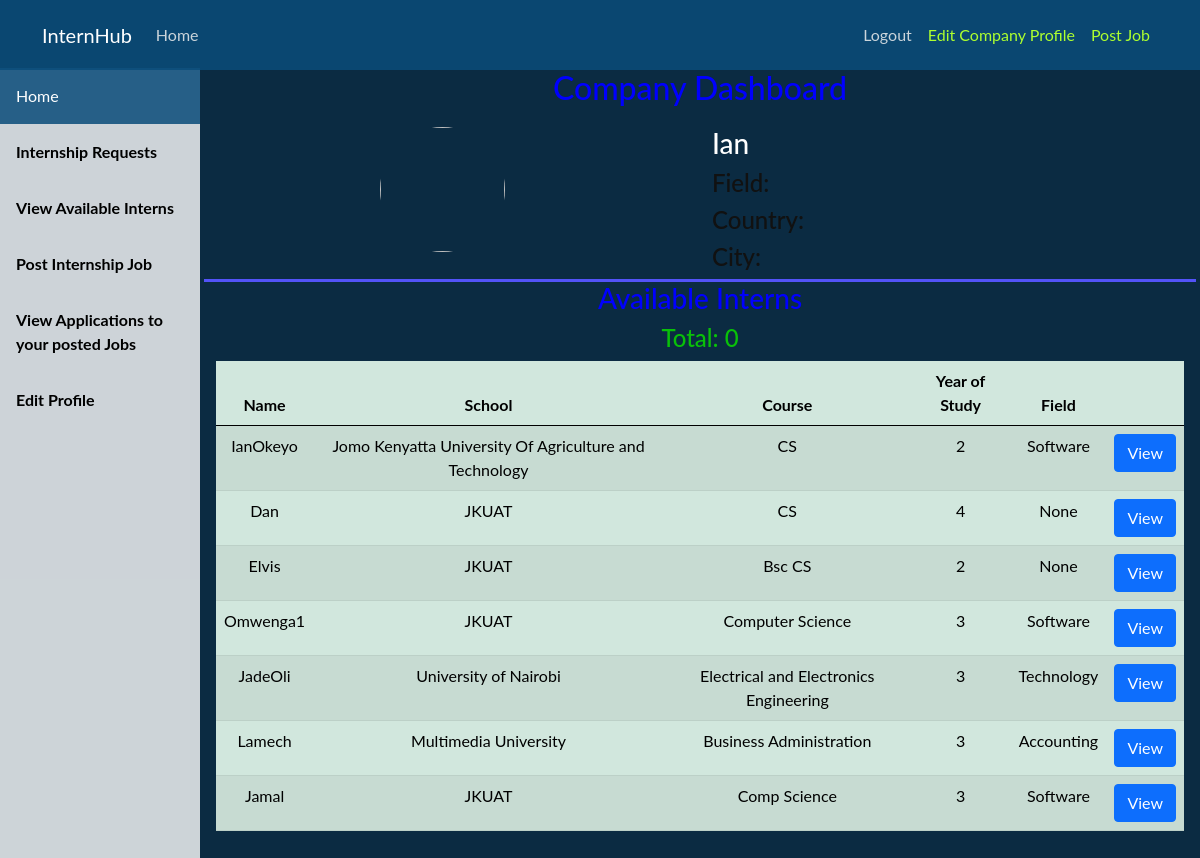
Page /company/dashboard/ (signed in) on the committed database.
### student/models.py (models this page shows, shortened)
class Student(models.Model):
    user = models.OneToOneField(User, on_delete=models.CASCADE)#student.user.username
    middleName = models.CharField(max_length=200, null=True)#student.middlename
    phoneNo = models.CharField(max_length=14, null=True)
    school = models.CharField(max_length=255, null=False)
    course = models.CharField(max_length=255, null=False)
    yearOfStudy = models.CharField(max_length=10, null=False)
    headline = models.CharField(max_length=50, null=True)
    field = models.CharField(max_length=50, null=True)
    profilePic = models.ImageField(default='default.jpg', upload_to='profile_pics')

### company/views.py (the view)
# urls.py: path('dashboard/', views.company_dashboard, name='company-dashboard'),
@login_required
def company_dashboard(request):
    interns = Student.objects.all()
    return render(request, 'company/company_dashboard.html', {'interns': interns})

### company/templates/company/company_dashboard.html (shortened to what this page needs)
{% extends 'company/dashboard_base.html' %}
{% block body %}
    <h2 style="color: blue;">Company Dashboard</h2>
   <div class="row" style="border-bottom: solid rgb(83, 83, 248); margin-top: 20px;">
       <div class="col">
            <img class="rounded-circle account-img dp" src="{{ user.company.profilePic.url }}" >
       </div>
       <div class="col" style="color: white; text-align: justify;">
            <h3 style="color: white;">{{ user.username }}</h3>
            <h4 style="color: #111111;">Field: {{ user.company.field }}</h4>
            <h4 style="color: #111111;">Country: {{ user.company.country }}</h4>
            <h4 style="color: #111111;">City: {{ user.company.city }}</h4>
       </div>
   </div>
   <h3 style="color: blue;" style="text-align: center;">Available Interns</h3>
   <div style="overflow-x:auto; overflow-y: auto;">
        <h4 style="color: rgb(9, 192, 9);">Total: {{Attendees|length}}</h4>
        <table class="table table-success table-striped table-hover">
                <thead>
                    <tr>
                        <th scope="col">Name</th>
                        <th scope="col">School</th>
                        <th scope="col">Course</th>
                        <th scope="col">Year of Study</th>
                        <th scope="col">Field</th>
                        <th scope="col"></th>
                    <tbody>
                        {% for intern in interns %}
                            <tr>
                                <td>{{ intern.user.username }}</td>
                                <td>{{ intern.school }}</td>
                                <td>{{ intern.course }}</td>
                                <td>{{ intern.yearOfStudy }}</td>
                                <td>{{ intern.field }}</td>
                                <td><a class="btn btn-primary" role="button" href="#">View</a></td>
                            </tr>
                        {% endfor %}
                    </tbody>
                </thead>
        </table>
</div>
{% endblock %}

### Intern/static/Intern/main.css (style rules this page uses)
body { background: #fafafa; color: #333333; margin-top: 5rem; }
h1, h2, h3, h4, h5, h6 { color: #444444; }
.account-img { height: 125px; width: 125px; margin-right: 20px; margin-bottom: 16px; }

### company/templates/company/dashboard_base.html (style rules this page uses)
body { margin: 0; font-family: "Lato", sans-serif; }

### rows in the picture
Student: user.username "IanOkeyo", school "Jomo Kenyatta University Of Agriculture and Technology", course "CS", yearOfStudy "2", field "Software"
Student: user.username "Dan", school "JKUAT", course "CS", yearOfStudy "4", field "None"
Student: user.username "Elvis", school "JKUAT", course "Bsc CS", yearOfStudy "2", field "None"
Student: user.username "Omwenga1", school "JKUAT", course "Computer Science", yearOfStudy "3", field "Software"
Student: user.username "JadeOli", school "University of Nairobi", course "Electrical and Electronics Engineering", yearOfStudy "3", field "Technology"
Student: user.username "Lamech", school "Multimedia University", course "Business Administration", yearOfStudy "3", field "Accounting"
Student: user.username "Jamal", school "JKUAT", course "Comp Science", yearOfStudy "3", field "Software"

### other values in the picture
{{ user.username }} "Ian"
{{ Attendees|length }} "0"
